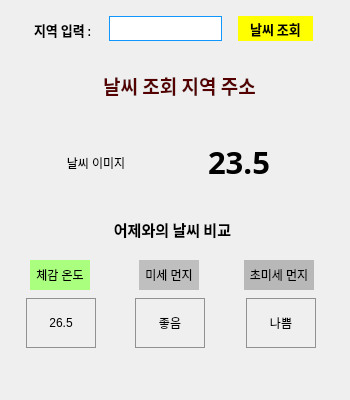
<?xml version="1.0" encoding="UTF-8"?>
<ui version="4.0">
 <class>MainWindow</class>
 <widget class="QMainWindow" name="MainWindow">
  <property name="geometry">
   <rect>
    <x>0</x>
    <y>0</y>
    <width>350</width>
    <height>400</height>
   </rect>
  </property>
  <property name="windowTitle">
   <string>MainWindow</string>
  </property>
  <property name="styleSheet">
   <string notr="true">border-color:rgb(145, 145, 145);border-style : solid;</string>
  </property>
  <widget class="QWidget" name="centralwidget">
   <widget class="QLabel" name="label">
    <property name="geometry">
     <rect>
      <x>34</x>
      <y>20</y>
      <width>70</width>
      <height>20</height>
     </rect>
    </property>
    <property name="font">
     <font>
      <family>Arial Narrow</family>
      <pointsize>10</pointsize>
      <weight>75</weight>
      <bold>true</bold>
     </font>
    </property>
    <property name="text">
     <string>지역 입력 :</string>
    </property>
   </widget>
   <widget class="QLineEdit" name="input_areaBox">
    <property name="geometry">
     <rect>
      <x>109</x>
      <y>16</y>
      <width>113</width>
      <height>25</height>
     </rect>
    </property>
    <property name="styleSheet">
     <string notr="true">border:1px solid rgb(14, 151, 255);</string>
    </property>
   </widget>
   <widget class="QPushButton" name="weather_btn">
    <property name="geometry">
     <rect>
      <x>238</x>
      <y>16</y>
      <width>75</width>
      <height>25</height>
     </rect>
    </property>
    <property name="font">
     <font>
      <family>Bahnschrift Condensed</family>
      <pointsize>10</pointsize>
      <weight>75</weight>
      <bold>true</bold>
     </font>
    </property>
    <property name="layoutDirection">
     <enum>Qt::RightToLeft</enum>
    </property>
    <property name="styleSheet">
     <string notr="true">background-color:rgb(255, 255, 0)</string>
    </property>
    <property name="text">
     <string>날씨 조회</string>
    </property>
   </widget>
   <widget class="QLabel" name="area_label">
    <property name="geometry">
     <rect>
      <x>74</x>
      <y>60</y>
      <width>211</width>
      <height>51</height>
     </rect>
    </property>
    <property name="font">
     <font>
      <family>HY견명조</family>
      <pointsize>14</pointsize>
      <weight>75</weight>
      <bold>true</bold>
     </font>
    </property>
    <property name="styleSheet">
     <string notr="true">color:rgb(85, 0, 0)</string>
    </property>
    <property name="text">
     <string>날씨 조회 지역 주소</string>
    </property>
    <property name="alignment">
     <set>Qt::AlignCenter</set>
    </property>
   </widget>
   <widget class="QLabel" name="temper_label">
    <property name="geometry">
     <rect>
      <x>179</x>
      <y>127</y>
      <width>120</width>
      <height>70</height>
     </rect>
    </property>
    <property name="font">
     <font>
      <family>HY신명조</family>
      <pointsize>23</pointsize>
      <weight>75</weight>
      <bold>true</bold>
     </font>
    </property>
    <property name="styleSheet">
     <string notr="true">color:rgb(0, 0, 0)</string>
    </property>
    <property name="text">
     <string>23.5</string>
    </property>
    <property name="alignment">
     <set>Qt::AlignCenter</set>
    </property>
   </widget>
   <widget class="QLabel" name="weather_img">
    <property name="geometry">
     <rect>
      <x>56</x>
      <y>123</y>
      <width>80</width>
      <height>80</height>
     </rect>
    </property>
    <property name="styleSheet">
     <string notr="true"/>
    </property>
    <property name="text">
     <string>날씨 이미지</string>
    </property>
    <property name="alignment">
     <set>Qt::AlignCenter</set>
    </property>
   </widget>
   <widget class="QLabel" name="yesterdayTemper_label">
    <property name="geometry">
     <rect>
      <x>47</x>
      <y>214</y>
      <width>251</width>
      <height>31</height>
     </rect>
    </property>
    <property name="font">
     <font>
      <family>Cascadia Mono SemiLight</family>
      <pointsize>11</pointsize>
      <weight>75</weight>
      <bold>true</bold>
     </font>
    </property>
    <property name="text">
     <string>어제와의 날씨 비교</string>
    </property>
    <property name="alignment">
     <set>Qt::AlignCenter</set>
    </property>
   </widget>
   <widget class="QLabel" name="label_6">
    <property name="geometry">
     <rect>
      <x>30</x>
      <y>260</y>
      <width>60</width>
      <height>30</height>
     </rect>
    </property>
    <property name="styleSheet">
     <string notr="true">background-color:rgb(170, 255, 127)</string>
    </property>
    <property name="text">
     <string>체감 온도</string>
    </property>
    <property name="alignment">
     <set>Qt::AlignCenter</set>
    </property>
   </widget>
   <widget class="QLabel" name="label_7">
    <property name="geometry">
     <rect>
      <x>139</x>
      <y>260</y>
      <width>60</width>
      <height>30</height>
     </rect>
    </property>
    <property name="styleSheet">
     <string notr="true">background-color:rgb(191, 191, 191)</string>
    </property>
    <property name="text">
     <string>미세 먼지</string>
    </property>
    <property name="alignment">
     <set>Qt::AlignCenter</set>
    </property>
   </widget>
   <widget class="QLabel" name="label_8">
    <property name="geometry">
     <rect>
      <x>244</x>
      <y>260</y>
      <width>70</width>
      <height>30</height>
     </rect>
    </property>
    <property name="styleSheet">
     <string notr="true">background-color:rgb(184, 184, 184)</string>
    </property>
    <property name="text">
     <string>초미세 먼지</string>
    </property>
    <property name="alignment">
     <set>Qt::AlignCenter</set>
    </property>
   </widget>
   <widget class="QLabel" name="senseTemper_label">
    <property name="geometry">
     <rect>
      <x>26</x>
      <y>298</y>
      <width>70</width>
      <height>50</height>
     </rect>
    </property>
    <property name="styleSheet">
     <string notr="true">border-color:rgb(145, 145, 145);border-style : solid;border-width : 1px</string>
    </property>
    <property name="text">
     <string>26.5</string>
    </property>
    <property name="alignment">
     <set>Qt::AlignCenter</set>
    </property>
   </widget>
   <widget class="QLabel" name="dust1_label">
    <property name="geometry">
     <rect>
      <x>135</x>
      <y>298</y>
      <width>70</width>
      <height>50</height>
     </rect>
    </property>
    <property name="styleSheet">
     <string notr="true">border-color:rgb(145, 145, 145);border-style : solid;border-width : 1px</string>
    </property>
    <property name="text">
     <string>좋음</string>
    </property>
    <property name="alignment">
     <set>Qt::AlignCenter</set>
    </property>
   </widget>
   <widget class="QLabel" name="dust2_label">
    <property name="geometry">
     <rect>
      <x>246</x>
      <y>298</y>
      <width>70</width>
      <height>50</height>
     </rect>
    </property>
    <property name="styleSheet">
     <string notr="true">border-color:rgb(145, 145, 145);border-style : solid;border-width : 1px</string>
    </property>
    <property name="text">
     <string>나쁨</string>
    </property>
    <property name="alignment">
     <set>Qt::AlignCenter</set>
    </property>
   </widget>
  </widget>
  <widget class="QMenuBar" name="menubar">
   <property name="geometry">
    <rect>
     <x>0</x>
     <y>0</y>
     <width>350</width>
     <height>21</height>
    </rect>
   </property>
  </widget>
  <widget class="QStatusBar" name="statusbar"/>
 </widget>
 <resources/>
 <connections/>
</ui>
